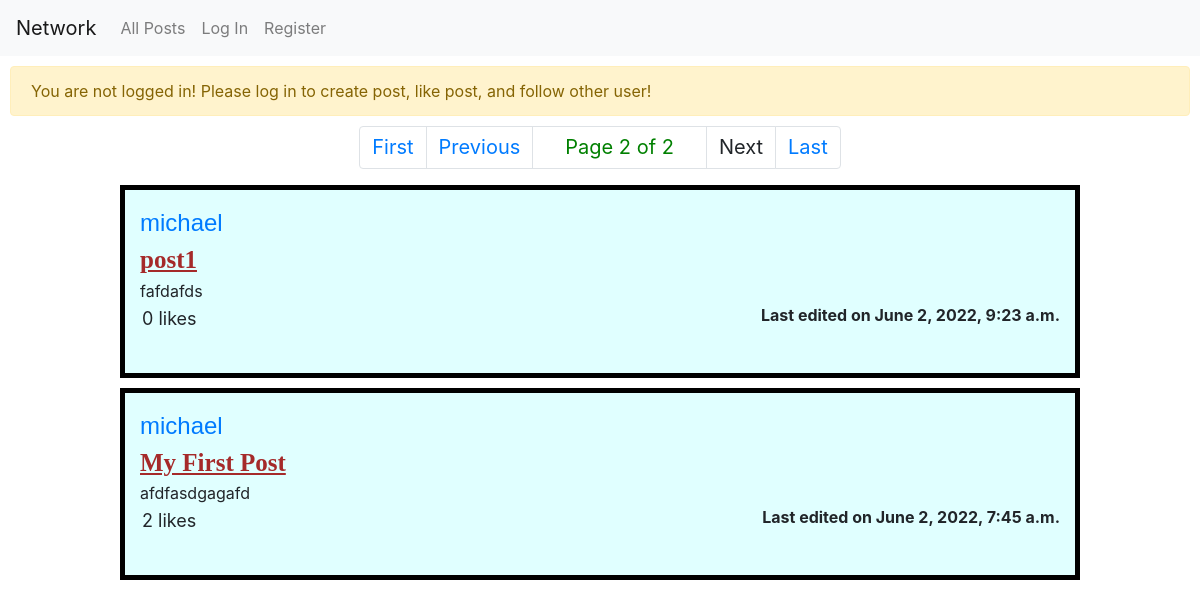
Page /?page=2 on the earlier database version.
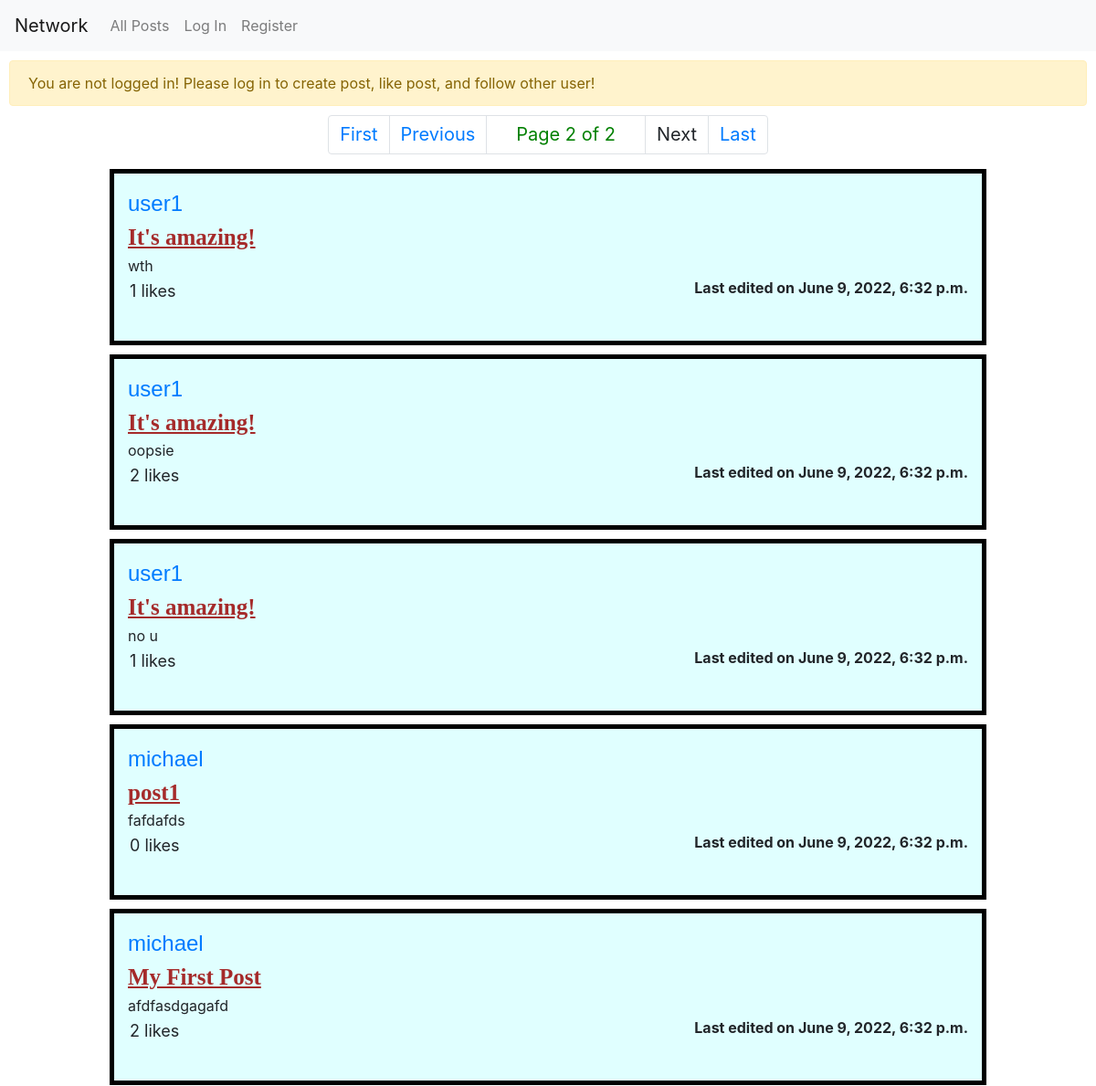
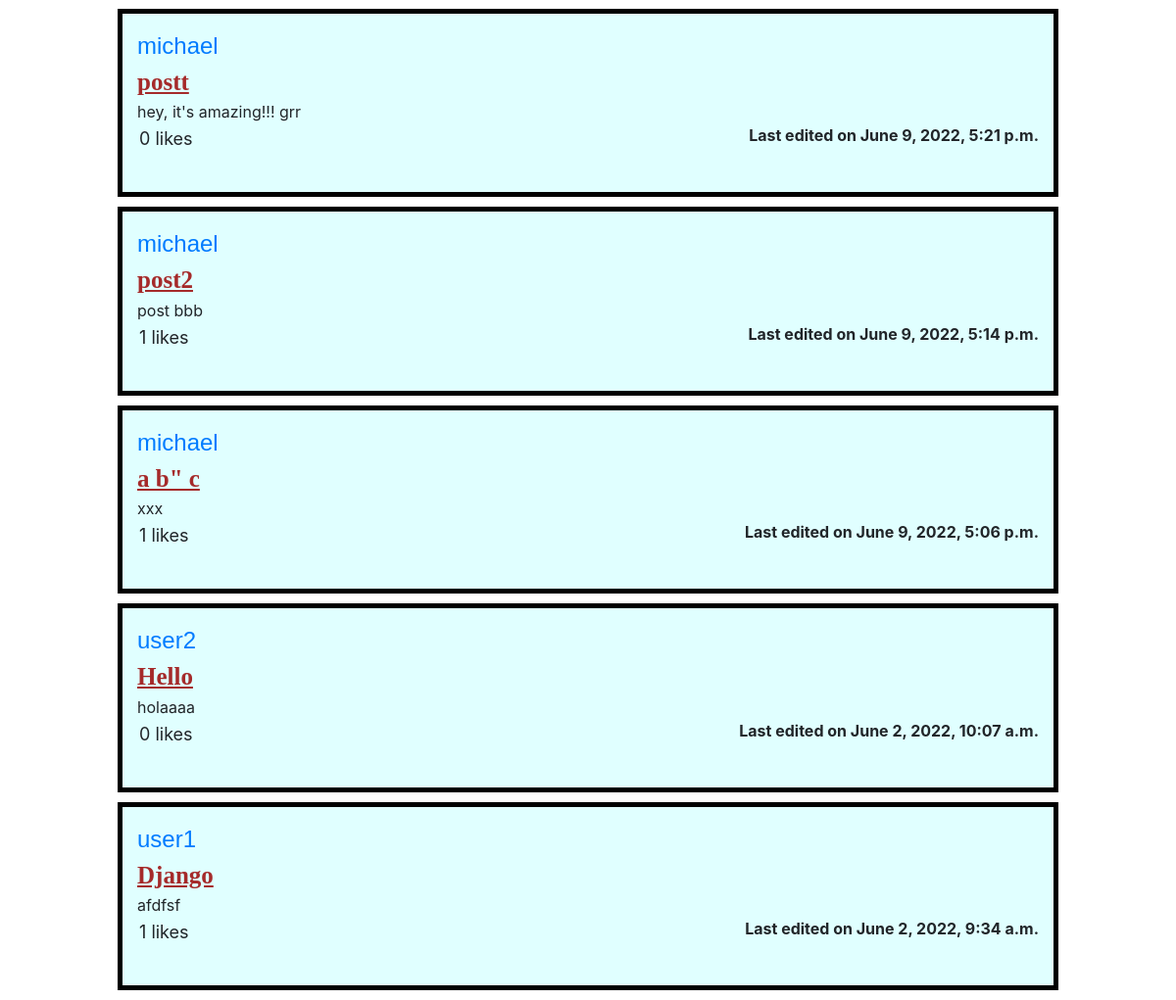
Same page on the later database version (2 pictures, top to bottom).
### network/models.py (models this page shows)
class Post(models.Model):
    id = models.AutoField(primary_key=True)
    username = models.ForeignKey(User, on_delete=models.CASCADE, related_name="post")
    title = models.CharField(max_length=64, default="")
    content = models.CharField(max_length=512)
    time = models.DateTimeField(auto_now=True)

class User(AbstractUser):
    id = models.AutoField(primary_key=True)
    pass

### network/views.py (the view, shortened to what this page needs)
# urls.py: path("", views.index, name="index"),
def index(request):
    posts = util.fetchlikes(request, Post.objects.all().order_by("-time"))
    return render(request, "network/index.html", {
        "form": PostForm,
        "posts": util.paginate(request, posts, POSTS_PER_PAGE).object_list,
        "pagination": util.paginate(request, posts, POSTS_PER_PAGE),
        "block_comment": not request.user.is_authenticated,
    })

### network/util.py (called while the page is built)
def fetchlikes(request, queryset):
    for post in queryset:
        if request.user.is_authenticated:
            post.liked = (True if LikePair.objects.filter(
                    liker = request.user,
                    likedpost = post.id
                ).count() == 1 else False)
        post.likes = LikePair.objects.filter(likedpost = post.id).count()
    return queryset

def paginate(request, posts, num):
    p = Paginator(posts, num)
    if "page" in request.GET:
        return p.page(request.GET["page"])
    else: return p.page(1)

### network/templates/network/index.html (shortened to what this page needs)
{% extends "network/layout.html" %}
{% load static %}
{% block body %}
    {% if following_tab %}
        <div class="container2">
            Here you can see all the posts from the users you follow:
        </div>
    {% else %}
        {% if user.is_authenticated %}
            <div class="newpost">
                <h3>New Post</h3>
                <form action="{% url 'network:index' %}" method="post">
                    {% csrf_token %}
                    {{ form.title.label_tag }}
                    {{ form.title|linebreaks }}
                    {{ form.content.label_tag }}<br>
                    {{ form.content }}<br>
                    <input type="submit" value="Post" class="postbutton">
                </form>
            </div>
        {% else %}
            <div class="alert alert-warning container1" role="alert">
                You are not logged in! Please log in to create post, like post, and follow other user!
            </div>
        {% endif %}
    {% endif %}
    {% include "network/pagination.html" %}
    {% for post in posts %}
        {% include "network/post.html" %}
    {% empty %}
        <div class="container card bg-info text-center h3"
        style="padding:10px;">
            &diams;No Posts Available&diams;
        </div>
    {% endfor %}
{% endblock %}

### network/templates/network/post.html (shortened to what this page needs)
<div class="postdiv" id={{ post.id }}>
    <article class="username">
        <a href="{% url 'network:profile_view' username=post.username %}">
            {{ post.username }}
        </a><br>
    </article>
    <article class="title">
        <strong>{{ post.title }}</strong><br>
    </article>
    <div class="editdiv" id={{ post.id }}>
        <article class="content">{{ post.content }}</article>
        <div class="likes" id="likes_{{post.id}}">
            {{ post.likes }} likes
        </div>
        <div class="time">
            Last edited on {{ post.time }}
        </div><br>
    </div><br>
</div>

Differences in the rows shown:
now on this page (row edited): Post: username "user1", title "It's amazing!", content "wth", likes "1", time "June 9, 2022, 6:32 p.m."
now on this page (row edited): Post: username "user1", title "It's amazing!", content "oopsie", likes "2", time "June 9, 2022, 6:32 p.m."
now on this page (row edited): Post: username "user1", title "It's amazing!", content "no u", likes "1", time "June 9, 2022, 6:32 p.m."
changed Post "post1": time "June 2, 2022, 9:23 a.m." → "June 9, 2022, 6:32 p.m."
changed Post "My First Post": time "June 2, 2022, 7:45 a.m." → "June 9, 2022, 6:32 p.m."
now on this page (row unchanged): Post: username "michael", title "postt", content "hey, it's amazing!!! grr", likes "0", time "June 9, 2022, 5:21 p.m."
now on this page (row unchanged): Post: username "michael", title "post2", content "post bbb", likes "1", time "June 9, 2022, 5:14 p.m."
now on this page (row unchanged): Post: username "michael", title "a b\" c", content "xxx", likes "1", time "June 9, 2022, 5:06 p.m."
now on this page (row unchanged): Post: username "user2", title "Hello", content "holaaaa", likes "0", time "June 2, 2022, 10:07 a.m."
now on this page (row unchanged): Post: username "user1", title "Django", content "afdfsf", likes "1", time "June 2, 2022, 9:34 a.m."
